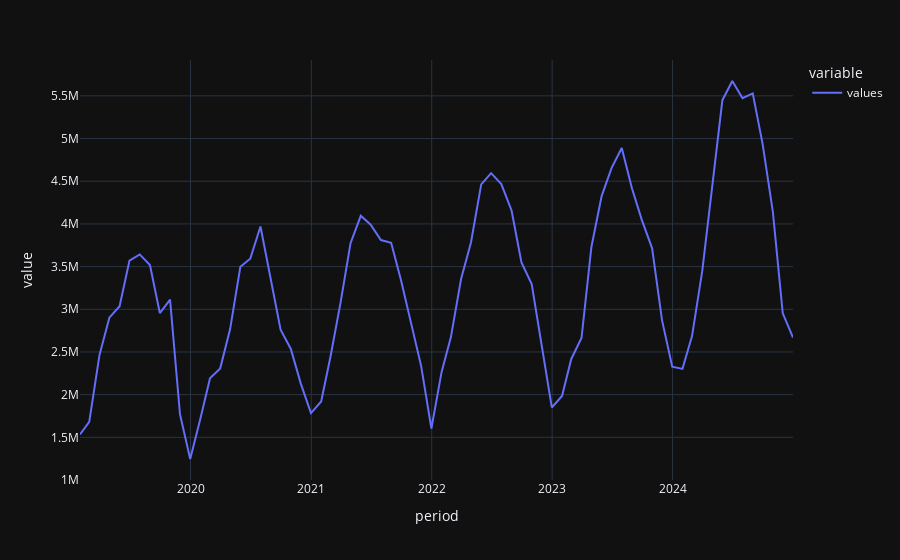

The cell this chart's notebook holds for it:
### Markdown cell above
### Aggregate

### Code cell
x = df.resample('ME').sum()
x.plot()
